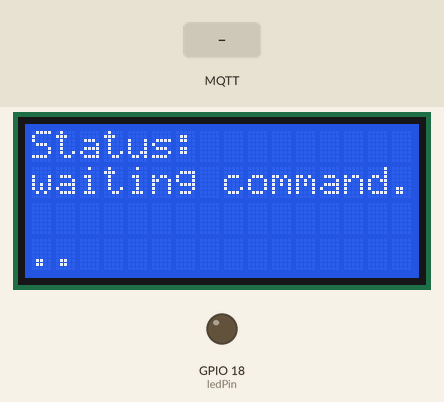
Simulated run of this program. Board: ESP32. Parts: 16×4 character LCD, output pins drawn as LEDs (lit = HIGH). The inputs (shaded band) are chosen by the test bench. WiFi joins after 1.5 s; servers stay silent unless stated; the local clock reads 2024-03-15 10:24:30 at power-on unless the program sets it; no MQTT or app messages arrive unless stated; what the program prints to the serial monitor is not drawn.

Above: at 8.3 s.
8.4 s: MQTT message "ping" arrives on the first subscribed topic
At 9.1 s:
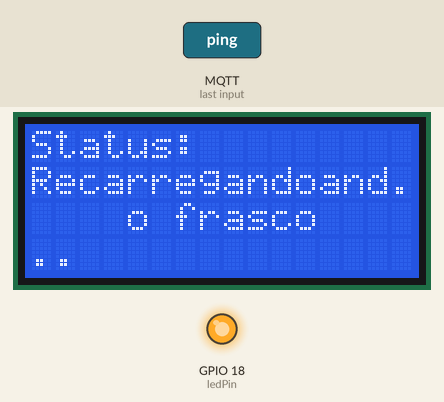
9.9 s: MQTT message "ping_verbose" arrives on the first subscribed topic
At 17.2 s:
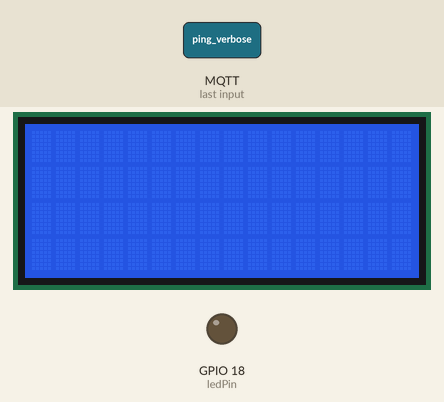
Timing chart, 0 to 18.7 s (numbered marks = the images above; inputs shaded):
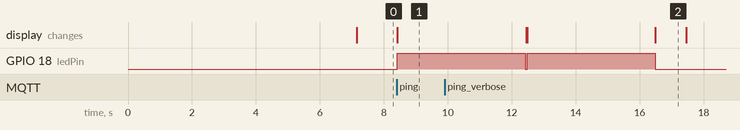

The program:

main.cpp
```cpp
#include <Arduino.h>
#include <WiFi.h>
#include <WiFiClientSecure.h>
#include <time.h>
#include <PubSubClient.h>
#include <LiquidCrystal_I2C.h>

#define ledPin 18

#ifdef USE_ARDUINO_JSON_LIB
#include <ArduinoJson.h>
#endif

#include "secrets.h"

// set the LCD number of columns and rows
int lcdColumns = 16;
int lcdRows = 4;

// Setup the LCD
LiquidCrystal_I2C lcd(0x27, lcdColumns, lcdRows);

#define relePin 18

WiFiClientSecure net;

// Mqtt client
PubSubClient client(net);

// Time related
time_t now;
time_t nowish = CURRENT_TIME_APROXIMATION_AS_EPOCH_SECONDS;

// Measurementsi related
unsigned long last_mueasurement_publish_in_millis = 0;

/**
 * @brief Configures time using NTP. This function is blocking while change is not applied.
 *
 */
void NTPConnect(void){
  Serial.print("Configurando relógio com NTP");

  // Configure the NTP servers
  configTime(UTC_TIME_ZONE_BRAZIL_SECONDS, DST_SECONDS, NTP_SERVER_0, NTP_SERVER_1);

  // Wait for the current time to be updated
  now = time(nullptr);
  while (now < nowish)
  {
    delay(500);
    Serial.print(".");
    now = time(nullptr);
  }

  Serial.println("Concluído!");
  struct tm timeinfo;
  gmtime_r(&now, &timeinfo);
  Serial.print("Hora atual: ");
  Serial.println(ctime(&now));
}

/**
 * @brief Prints a mqtt error code in a human readable fashion.
 *
 * @param MQTTErr Mqtt error code
 */
void pubSubErr(int8_t MQTTErr){
  if (MQTTErr == MQTT_CONNECTION_TIMEOUT)
    Serial.println("MQTT - Connection tiemout");
  else if (MQTTErr == MQTT_CONNECTION_LOST)
    Serial.println("MQTT - Connection lost");
  else if (MQTTErr == MQTT_CONNECT_FAILED)
    Serial.println("MQTT - Connect failed");
  else if (MQTTErr == MQTT_DISCONNECTED)
    Serial.println("MQTT - Disconnected");
  else if (MQTTErr == MQTT_CONNECTED)
    Serial.println("MQTT - Connected");
  else if (MQTTErr == MQTT_CONNECT_BAD_PROTOCOL)
    Serial.println("MQTT - Connect bad protocol");
  else if (MQTTErr == MQTT_CONNECT_BAD_CLIENT_ID)
    Serial.println("MQTT - Connect bad Client-ID");
  else if (MQTTErr == MQTT_CONNECT_UNAVAILABLE)
    Serial.println("MQTT - Connect unavailable");
  else if (MQTTErr == MQTT_CONNECT_BAD_CREDENTIALS)
    Serial.println("MQTT - Connect bad credentials");
  else if (MQTTErr == MQTT_CONNECT_UNAUTHORIZED)
    Serial.println("MQTT - Connect unauthorized");
}

/**
 * @brief Connect the mqtt client to the broker.
 *
 * @param nonBlocking Indicates if the connection process will retry until succeed or not
 */
void connectToMqtt(bool nonBlocking = false)
{
  Serial.println("Conectando ao broker MQTT");
  while (!client.connected())
  {
    if (client.connect(DEVICE_ID, MQTT_USER, NULL))
    {
      Serial.println("Conectado!");
      if (!client.subscribe(MQTT_SUB_CLOUD_TO_DEVICE_TOPIC))
        pubSubErr(client.state());
      if (!client.subscribe(MQTT_SUB_INVOKE_TOPIC))
        pubSubErr(client.state());


    }
    else
    {
      Serial.print("SSL Error Code: ");
      //Serial.println(net.getLastSSLError());
      Serial.print("failed, reason -> ");
      pubSubErr(client.state());
      if (!nonBlocking)
      {
        Serial.println(" < try again in 5 seconds");
        delay(5000);
      }
      else
      {
        Serial.println(" <");
      }
    }
    if (nonBlocking)
      break;
  }
}

/**
 * @brief Connects to the wifi network with serial prints.
 *
 * @param init_str Initial string to be printed befere connecting
 */
void connectToWiFiVerbosely(String init_str){
  Serial.print(init_str);
  while (WiFi.status() != WL_CONNECTED)
  {
    Serial.print(".");
    delay(1000);
  }
  Serial.println("");
  Serial.println("Conectado!");
}

/**
 * @brief Connects to the wifi network withou serial prints.
 *
 */
void connectToWiFiSilently(){
  while (WiFi.status() != WL_CONNECTED)
  {
    delay(1000);
  }
}

/**
 * @brief Check wifi connection and restablish connection if disconnected. Connects the mqtt client to the broker.
 *
 */
void checkWiFiThenMQTT(void){
  connectToWiFiVerbosely("Verificando WiFi");
  connectToMqtt();
}

/**
 * @brief Publish a mqtt message in a specified topic with a specified payload.
 *
 * @param topic Mqtt message topic
 * @param payload Mqtt message payload
 */
void mqtt_publish_with_topic(String topic, String payload=String("")){
  if (client.connected())
    if(client.publish(topic.c_str(), payload.c_str()))
      pubSubErr(client.state());
}

/**
 * @brief Publishes a mqtt message at the default event topic for this device
 *
 * @param payload Mqtt message payload
 */
void mqtt_publish(String payload){
  if (client.connected())
    if (client.publish(MQTT_PUB_DEVICE_TO_CLOUD_TOPIC, payload.c_str()))
      pubSubErr(client.state());
}

/**
 * @brief Method used to publish the result of a previously received command
 *
 * @param status_code REST like status code
 * @param rid Request Id used to identify witch request this response relates with
 * @param payload Mqtt message payload
 */
void invoke_reply(String status_code, String rid, String payload=String("")){
  String topic = String(MQTT_PUB_INVOKE_REPLY_TOPIC);
  topic.replace("{status_code}", status_code.c_str());
  topic.replace("{rid}", rid.c_str());

  mqtt_publish_with_topic(topic, payload);
}

/**
 * @brief This is where the job is done.
 * This method will parse and execute different commands based on the content of the received mqtt message.
 *
 * @param topic Mqtt message topic
 * @param payload Mqtt message payload
 * @param length Mqtt message payload lenght in bytes
 */
void mqtt_client_callback(char *topic, byte *payload, unsigned int length){
  String parsed_payload = String((char *) payload).substring(0, length);
  Serial.printf("Received [%s]: %s\r\n", topic, parsed_payload.c_str());
  String parsed_topic = String(topic);
  parsed_topic.replace(MQTT_SUB_INVOKE_BASE_TOPIC, "");
  uint8_t index_of_slash = parsed_topic.indexOf('/');
  uint8_t index_of_equals = parsed_topic.indexOf('=');
  String method = parsed_topic.substring(0, index_of_slash);
  String rid = parsed_topic.substring(index_of_equals + 1, -1);
  Serial.printf("This is the method: %s\r\n", method.c_str());
  Serial.printf("This is the rid: %s\r\n", rid.c_str());

  // Activate rele
  lcd.setCursor(0, 1);
  lcd.print("Recarregando");
  lcd.setCursor(0, 2);
  lcd.print("o frasco");
  digitalWrite(ledPin, HIGH);
  delay(4000);
  digitalWrite(ledPin, LOW);
  lcd.clear();

  String status_code;
  String resp_payload;
  if (method == "ping"){
    status_code = "200";
  }
  else if (method == "ping_verbose"){
    status_code = "200";
    resp_payload = "{"
      "\"response_ping_key_0\": \"response_ping_value_0\","
      "\"response_ping_key_1\": \"response_ping_value_1\""
    "}";
  }
  else {
    status_code = "400";
    resp_payload = "{"
      "\"error\": \"command not supported by this device\""
    "}";
  }
  invoke_reply(status_code, rid, resp_payload);
}

/**
 * @brief Publish test measurements.
 * The used schema is test_schema. You can either use ArduinoJson lib or not.
 * Just define USE_ARDUINO_JSON_LIB at the secrets.h header file with you want so.
 *
 */
void publish_measurements(void){
  #ifdef USE_ARDUINO_JSON_LIB
  DynamicJsonDocument jsonBuffer(JSON_OBJECT_SIZE(2) + 100);
  JsonObject root = jsonBuffer.to<JsonObject>();
  JsonObject payload = root.createNestedObject("payload");
  root["schema"] = "test_schema";
  payload["field0"] = "value0";
  payload["field1"] = "value1";
  char shadow[measureJson(root) + 1];
  serializeJson(root, shadow, sizeof(shadow));
  Serial.printf("Publishing measurements with payload: %s\r\n", shadow);
  String mqtt_message_payload = String(shadow);
  mqtt_publish(mqtt_message_payload);
  #else
  String payload = String(
    "{"
    "\"schema\": \"schema_name\","
    "\"payload\": {"
      "\"field0\": \"field0_value\","
      "\"field1\": \"field1_value\""
      "}"
    "}"
  );
  payload.replace("schema_name", "test_schema");
  payload.replace("field0_value", "value0");
  payload.replace("field1_value", "value1");
  Serial.printf("Publishing measurements with payload: %s\r\n", payload.c_str());
  mqtt_publish(payload);
  #endif
}

void setup(){
  Serial.begin(115200);

  // Setup MQTT connection
  delay(5000);
  Serial.println();
  Serial.println();
  WiFi.setHostname(DEVICE_ID);
  WiFi.mode(WIFI_STA);
  WiFi.begin(WIFI_SSID, WIFI_PASSWORD);
  connectToWiFiVerbosely(String("Conectando a ") + String(WIFI_SSID));

  NTPConnect();

  net.setCACert(cacert);
  net.setCertificate(client_cert);
  net.setPrivateKey(privkey);

  client.setServer(MQTT_BROKER, MQTT_PORT);
  client.setCallback(mqtt_client_callback);

  connectToMqtt();

  // initialize LCD
  lcd.init();
  // turn on LCD backlight
  lcd.backlight();

  pinMode(ledPin, OUTPUT);
}


void loop(){
  now = time(nullptr);
  if (!client.connected())
  {
    checkWiFiThenMQTT();
  }
  else
  {
    client.loop();
    if (millis() - last_mueasurement_publish_in_millis > 5000)
    {
      last_mueasurement_publish_in_millis = millis();
      // Print hold message into the LCD screen;
      Serial.println(".");
      lcd.setCursor(0, 0);
      lcd.print("Status:");
      lcd.setCursor(0, 1);
      lcd.print("waiting command...");
    }
  }

}
```

secrets.h
```cpp
#include <pgmspace.h>

#ifndef SECRETS
#define SECRETS

/*
 #########################################################################################
 # MUDAR AQUI
 #########################################################################################
*/
#define WIFI_SSID "wifiname"
#define WIFI_PASSWORD "wifipassword"

#define DEVICE_ID "a6aef30e-2145-41af-8100-79259bad0b59"

// Copy contents from CA certificate here ▼
static const char cacert[] PROGMEM = \
"-----BEGIN CERTIFICATE-----\n" \

"-----END CERTIFICATE-----\n";

// Copy contents from cert.pem here ▼
static const char client_cert[] PROGMEM = \
"-----BEGIN CERTIFICATE-----\n" \

"-----END CERTIFICATE-----\n";

// Copy contents from  key.pem here ▼
static const char privkey[] PROGMEM = \
"-----BEGIN PRIVATE KEY-----\n" \

"-----END PRIVATE KEY-----\n";

/*
#########################################################################################
# ATÉ AQUI
#########################################################################################
*/

// NTP related
#define UTC_TIME_ZONE_BRAZIL_HOURS -3
#define UTC_TIME_ZONE_BRAZIL_SECONDS UTC_TIME_ZONE_BRAZIL_HOURS * 3600
//#define USE_SUMMER_TIME_DST  //uncomment to use DST
#define DST_HOURS 0
#define DST_SECONDS DST_HOURS * 3600
#define CURRENT_TIME_APROXIMATION_AS_EPOCH_SECONDS 1510592825
#define NTP_SERVER_0 "pool.ntp.org"
#define NTP_SERVER_1 "time.nist.gov"

// MQTT related
#define MQTT_BROKER "logicalis-eugeniostg-iothub.azure-devices.net"
#define MQTT_PORT 8883
#define MQTT_USER "logicalis-eugeniostg-iothub.azure-devices.net/" DEVICE_ID "/api-version=2019-03-30"

#define MQTT_SUB_CLOUD_TO_DEVICE_TOPIC "devices/" DEVICE_ID "/messages/devicebound/#"
#define MQTT_SUB_INVOKE_BASE_TOPIC "$iothub/methods/POST/"
#define MQTT_SUB_INVOKE_TOPIC "$iothub/methods/POST/#"

#define MQTT_PUB_INVOKE_REPLY_TOPIC "$iothub/methods/res/{status_code}/?$rid={rid}"
#define MQTT_PUB_DEVICE_TO_CLOUD_TOPIC "devices/" DEVICE_ID "/messages/events/"

// #define USE_ARDUINO_JSON_LIB

#endif
```

Measured:
- after the input at 8.4 s, GPIO 18 (ledPin): LOW → HIGH at once; the display: changes at once (image 1)
- what the display in image 2 shows lasts 1.0 s, from 16.5 s to 17.5 s
